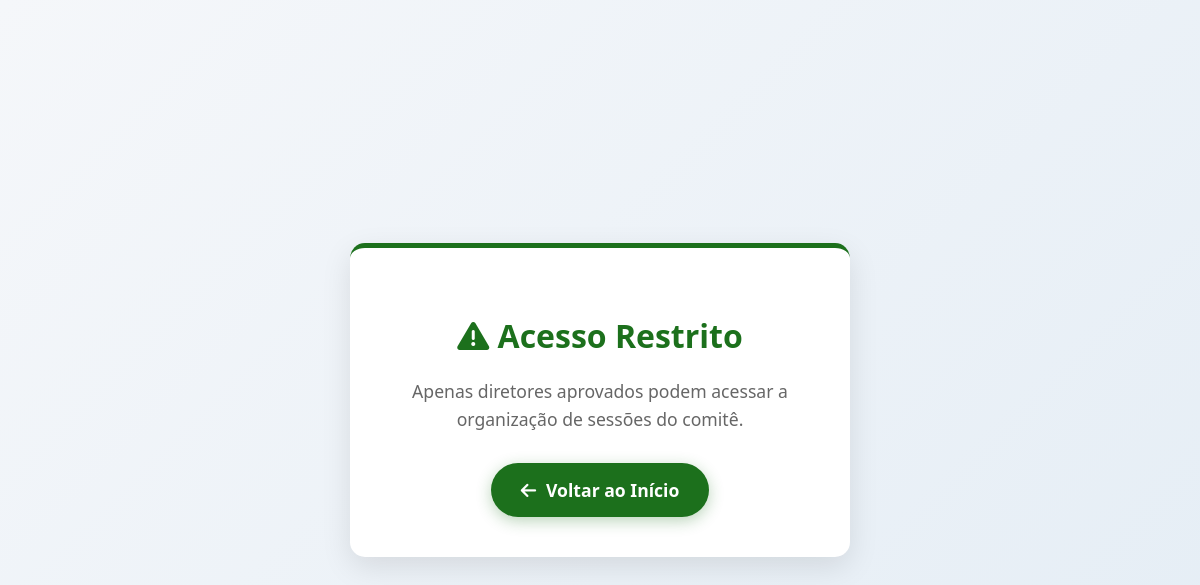
The app's page /pages/painelDiretor.php (signed in), older data.
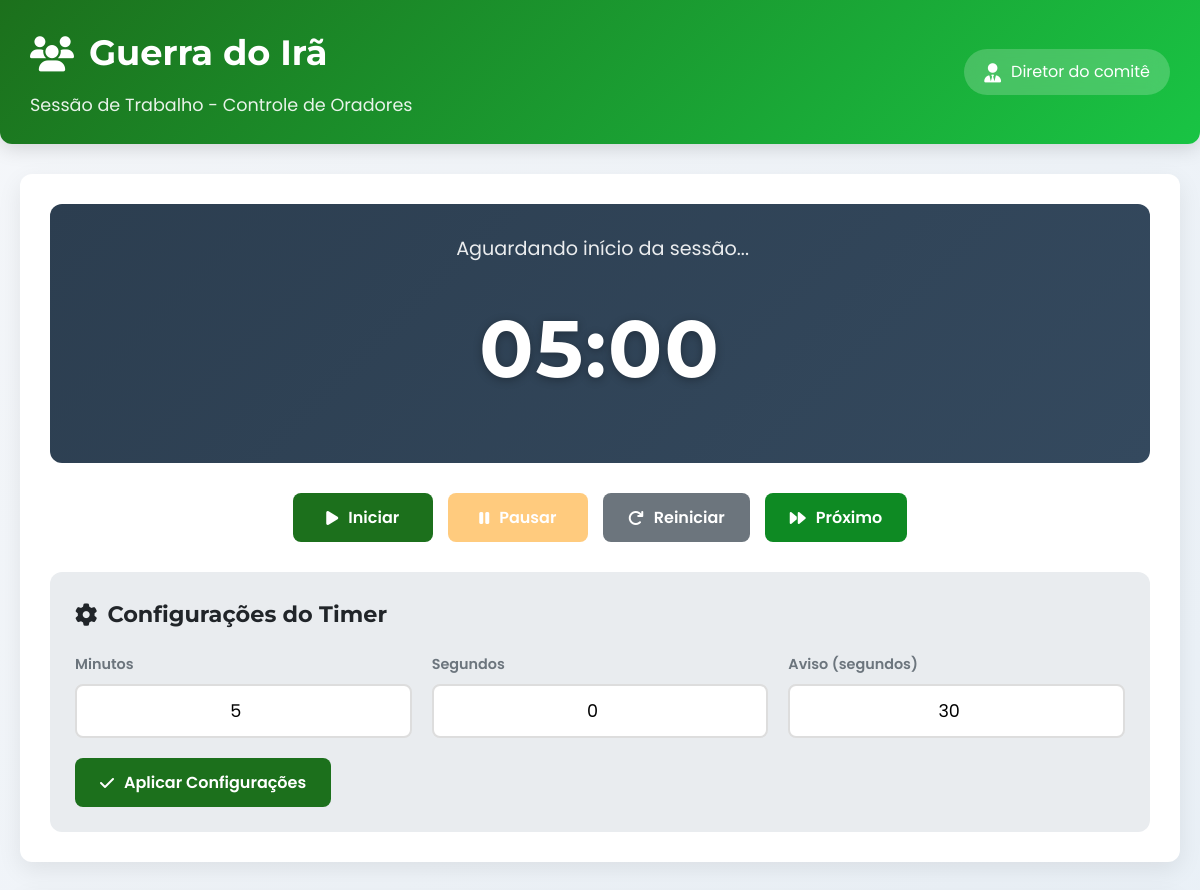
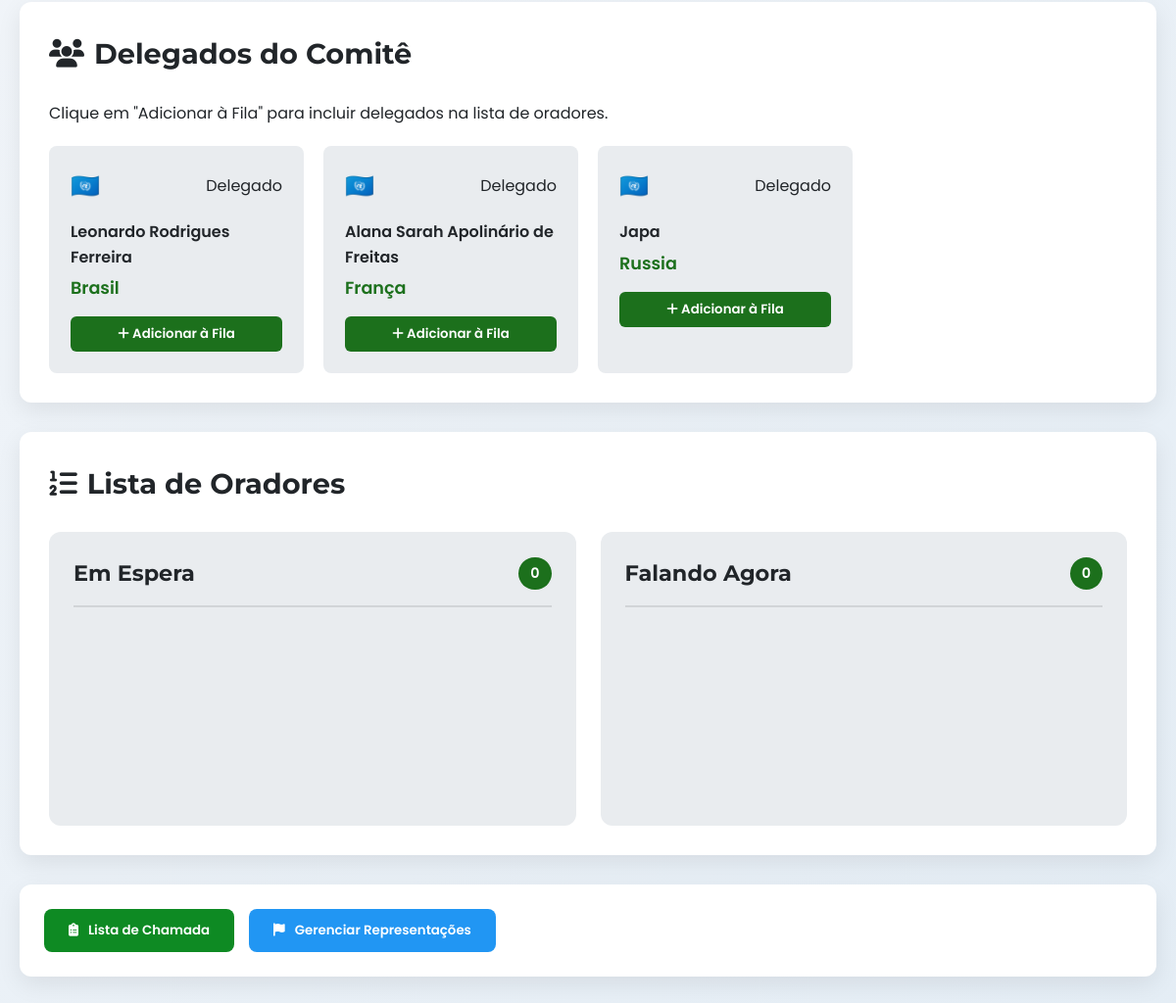
The same page, newer data (2 pictures, top to bottom).
### tables this page shows
CREATE TABLE `diretor` (
  `id_diretor` int(11) NOT NULL,
  `cpf` varchar(14) NOT NULL,
  `id_comite` int(11) NOT NULL,
  `aprovado` tinyint(1) DEFAULT 0,
  `data_inscricao` timestamp NOT NULL DEFAULT current_timestamp()
);

CREATE TABLE `comite` (
  `id_comite` int(11) NOT NULL,
  `id_unif` int(11) DEFAULT NULL,
  `cpf_d1` varchar(14) NOT NULL,
  `cpf_d2` varchar(14) NOT NULL,
  `cpf_d3` varchar(14) NOT NULL,
  `tipo_comite` varchar(100) DEFAULT NULL,
  `nome_comite` varchar(100) DEFAULT NULL,
  `data_comite` date DEFAULT NULL,
  `num_delegados` int(11) DEFAULT NULL,
  `descricao_comite` varchar(1000) DEFAULT NULL,
  `status` enum('pendente','aprovado','reprovado','em_andamento') DEFAULT 'pendente'
);

CREATE TABLE `delegado` (
  `cpf` varchar(14) NOT NULL,
  `id_comite` int(11) DEFAULT NULL,
  `representacao` int(11) DEFAULT NULL,
  `comite_desejado` int(11) DEFAULT NULL,
  `primeira_op_representacao` int(11) DEFAULT NULL,
  `segunda_op_representacao` int(11) DEFAULT NULL,
  `terceira_op_representacao` int(11) DEFAULT NULL,
  `segunda_op_comite` int(11) DEFAULT NULL,
  `terceira_op_comite` int(11) DEFAULT NULL,
  `id_delegacao` int(11) DEFAULT NULL
);

CREATE TABLE `usuario` (
  `cpf` varchar(14) NOT NULL,
  `nome` varchar(100) DEFAULT NULL,
  `email` varchar(100) DEFAULT NULL,
  `email_instituicao` varchar(100) DEFAULT NULL,
  `restricao_alimentar` varchar(100) DEFAULT NULL,
  `alergia` varchar(100) DEFAULT NULL,
  `telefone` varchar(14) DEFAULT NULL,
  `telefone_instituicao` varchar(20) DEFAULT NULL,
  `senha` varchar(20) DEFAULT NULL,
  `instituicao` varchar(100) DEFAULT NULL,
  `adm` tinyint(1) DEFAULT 0,
  `senha_hash` varchar(255) DEFAULT NULL,
  `professor` enum('aprovado','pendente','reprovado','aluno') DEFAULT 'aluno'
);

CREATE TABLE `representacao` (
  `id_representacao` int(11) NOT NULL,
  `nome_representacao` varchar(100) NOT NULL,
  `id_comite` int(11) NOT NULL,
  `id_unif` int(11) NOT NULL,
  `cpf_delegado` varchar(14) DEFAULT NULL COMMENT 'CPF do delegado atribuído à esta representação.'
);

### pages/painelDiretor.php (the view, shortened to what the changed rows need)
<?php
require_once 'php/conexao.php';
$is_diretor = false;
$diretor_info = null;
$comite_id = null;
if ($conn && $conn->connect_error === null) {
    $cpf = $_SESSION["cpf"];
    $sql_diretor = "SELECT d.*, c.nome_comite
                   FROM diretor d
                   JOIN comite c ON d.id_comite = c.id_comite
                   WHERE d.cpf = ?
                   LIMIT 1";
    $stmt = $conn->prepare($sql_diretor);
    $stmt->bind_param("s", $cpf);
    $stmt->execute();
    $result = $stmt->get_result();
    if ($result->num_rows > 0) {
        $is_diretor = true;
        $diretor_info = $result->fetch_assoc();
        $comite_id = $diretor_info['id_comite'];
    }
}
if (!$is_diretor) {
    ?>
    <!DOCTYPE html>
    <html lang="pt-BR">
    <head>
        <link rel="stylesheet" href="https://cdnjs.cloudflare.com/ajax/libs/font-awesome/6.4.0/css/all.min.css">
    </head>
    <body>
        <div class="access-denied">
            <div class="denied-container">
                <h2><i class="fas fa-exclamation-triangle"></i> Acesso Restrito</h2>
                <p>Apenas diretores aprovados podem acessar a organização de sessões do comitê.</p>
                <a href="inicio.php" class="back-btn">
                    <i class="fas fa-arrow-left"></i> Voltar ao Início
                </a>
            </div>
        </div>
    </body>
    </html>
    <?php
    exit();
}
$delegados = [];
if ($conn && $comite_id) {
    $sql_delegados = "SELECT d.cpf, u.nome, r.nome_representacao, d.representacao
                     FROM delegado d
                     JOIN usuario u ON d.cpf = u.cpf
                     LEFT JOIN representacao r ON d.representacao = r.id_representacao
                     WHERE d.id_comite = ? AND d.id_comite IS NOT NULL
                     ORDER BY r.nome_representacao";
    $stmt = $conn->prepare($sql_delegados);
    $stmt->bind_param("i", $comite_id);
    $stmt->execute();
    $result = $stmt->get_result();
    while ($row = $result->fetch_assoc()) {
        $delegados[] = $row;
    }
}
?>
<!DOCTYPE html>
<html lang="pt-BR">
<head>
    <link rel="stylesheet" href="https://cdnjs.cloudflare.com/ajax/libs/font-awesome/6.4.0/css/all.min.css">
</head>
<body>
    <div class="header">
        <div class="header-content">
            <div class="comite-info">
                <h1>
                    <i class="fas fa-users"></i>
                    <?php echo htmlspecialchars($diretor_info['nome_comite']); ?>
                </h1>
                <p>Sessão de Trabalho - Controle de Oradores</p>
            </div>
            <div class="diretor-badge">
                <i class="fas fa-user-tie"></i>
                <span>Diretor do comitê</span>
            </div>
        </div>
    </div>
    <div class="container">
        <div class="left-column">
            <div class="timer-section">
                <div class="timer-display">
                    <div class="current-speaker">
                        <span id="currentSpeaker">Aguardando início da sessão...</span>
                    </div>
                    <div class="timer" id="timerDisplay">05:00</div>
                </div>
                <div class="timer-controls">
                    <button class="timer-btn btn-start" id="startBtn">
                        <i class="fas fa-play"></i> Iniciar
                    </button>
                    <button class="timer-btn btn-pause" id="pauseBtn" disabled>
                        <i class="fas fa-pause"></i> Pausar
                    </button>
                    <button class="timer-btn btn-reset" id="resetBtn">
                        <i class="fas fa-redo"></i> Reiniciar
                    </button>
                    <button class="timer-btn btn-next" id="nextBtn">
                        <i class="fas fa-forward"></i> Próximo
                    </button>
                </div>
                <div class="timer-config">
                    <h3 class="config-title">
                        <i class="fas fa-cog"></i> Configurações do Timer
                    </h3>
                    <div class="config-inputs">
                        <div class="input-group">
                            <label for="minutes">Minutos</label>
                            <input type="number" id="minutes" min="1" max="30" value="5">
                        </div>
                        <div class="input-group">
                            <label for="seconds">Segundos</label>
                            <input type="number" id="seconds" min="0" max="59" value="0">
                        </div>
                        <div class="input-group">
                            <label for="warningTime">Aviso (segundos)</label>
                            <input type="number" id="warningTime" min="0" max="300" value="30">
                        </div>
                    </div>
                    <button class="timer-btn btn-start" id="applyConfig">
                        <i class="fas fa-check"></i> Aplicar Configurações
                    </button>
                </div>
            </div>
            <div class="delegados-section">
                <h2 class="section-title">
                    <i class="fas fa-users"></i> Delegados do Comitê
                </h2>
                <p class="intro">Clique em "Adicionar à Fila" para incluir delegados na lista de oradores.</p>
                <div class="delegados-grid" id="delegadosList">
                    <?php if (!empty($delegados)): ?>
                        <?php foreach ($delegados as $delegado): ?>
                            <div class="delegado-card" data-delegado-id="<?php echo $delegado['cpf']; ?>">
                                <div class="delegado-header">
                                    <div class="country-flag">🇺🇳</div>
                                    <span class="badge">Delegado</span>
                                </div>
                                <div class="delegado-name"><?php echo htmlspecialchars($delegado['nome']); ?></div>
                                <div class="delegado-representacao">
                                    <?php echo htmlspecialchars($delegado['nome_representacao'] ?? $delegado['representacao'] ?? 'N/A'); ?>
                                </div>
                                <div class="delegado-actions">
                                    <button class="add-btn add-to-queue-btn"
                                            data-cpf="<?php echo $delegado['cpf']; ?>"
                                            data-name="<?php echo htmlspecialchars($delegado['nome']); ?>"
                                            data-country="<?php echo htmlspecialchars($delegado['nome_representacao'] ?? $delegado['representacao'] ?? 'N/A'); ?>">
                                        <i class="fas fa-plus"></i> Adicionar à Fila
                                    </button>
                                </div>
                            </div>
                        <?php endforeach; ?>
                    <?php else: ?>
                        <p>Nenhum delegado encontrado para este comitê.</p>
                    <?php endif; ?>
                </div>
            </div>
        </div>
        <div class="right-column">
            <div class="speakers-section">
                <h2 class="section-title">
                    <i class="fas fa-list-ol"></i> Lista de Oradores
                </h2>
                <div class="speakers-lists">
                    <div class="speaker-list">
                        <div class="list-header">
                            <h3>Em Espera</h3>
                            <span class="list-count" id="waitingCount">0</span>
                        </div>
                    </div>
                    <div class="speaker-list">
                        <div class="list-header">
                            <h3>Falando Agora</h3>
                            <span class="list-count" id="speakingCount">0</span>
                        </div>
                    </div>
                </div>
            </div>
            <div class="session-controls">
                <button class="session-btn btn-chamada" onclick="window.open('chamada.php?comite=<?php echo $comite_id; ?>', '_blank')">
                    <i class="fas fa-clipboard-list"></i> Lista de Chamada
                </button>
                <button class="session-btn btn-representacao" onclick="window.location.href='adicionarRepresentacao.php?comite=<?php echo $comite_id; ?>'">
                    <i class="fas fa-flag"></i> Gerenciar Representações
                </button>
            </div>
        </div>
    </div>
</body>
</html>

Row changes from the older to the newer data that the page shows:
added diretor: id_comite.nome_comite "Guerra do Irã"
added delegado: cpf.nome "Leonardo Rodrigues Ferreira", representacao.nome_representacao "Brasil"
added delegado: cpf.nome "Alana Sarah Apolinário de Freitas", representacao.nome_representacao "França"
added delegado: cpf.nome "Japa", representacao.nome_representacao "Russia"
Text that changed along with them:
form field value: (not shown) → "5"
form field value: (not shown) → "0"
form field value: (not shown) → "30"
text no longer shown: "Acesso Restrito Apenas diretores aprovados podem acessar a organização de sessões do comitê. Voltar ao Início"
text now shown: "Sessão de Trabalho - Controle de Oradores Diretor do comitê Aguardando início da sessão... 05:00 Iniciar Pausar Reiniciar Próximo Configurações do Timer Minutos Segundos Aviso (segundos) Aplicar Configurações Delegados do Comitê Clique em \"Adicionar à Fila\" para incluir delegados na lista de oradores. Lista de Oradores Em Espera 0 Falando Agora 0 Lista de Chamada Gerenciar Representações"
